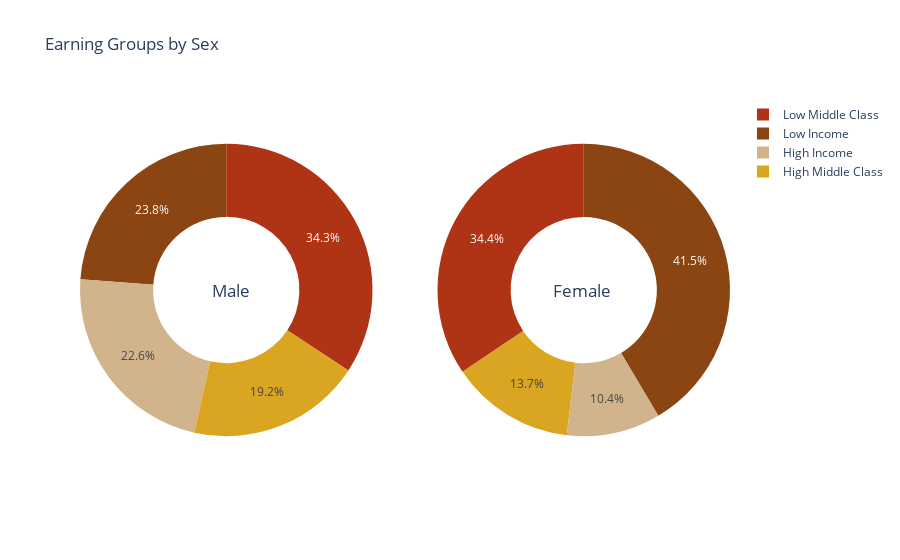

Source (notebook cell):
### Code cell
#Donut 2
## dataframe creation - for plotting
plotdfDP2 = df.groupby(["SexGrp", "EarningsGrp"], as_index=False)["TUCASEID"].count()
mdf = plotdfDP2[plotdfDP2['SexGrp'] == "M"] \
                         .sort_values(by=['EarningsGrp'])[['EarningsGrp', 'TUCASEID']]

fdf = plotdfDP2[plotdfDP2['SexGrp'] == "F"] \
                            .sort_values(by=['EarningsGrp'])[['EarningsGrp', 'TUCASEID']]

# #get unique values from the just created pandas dataframes and store them in an array
labels_male_earnings_population = mdf['EarningsGrp']
labels_female_earnings_population = fdf['EarningsGrp']

# # get all the counts from the created pandas dataframes and store them in an array
values_male_earnings_population = mdf['TUCASEID']
values_female_earnings_population = fdf['TUCASEID']
print(fdf)
## Creating two pie charts

# Create subplots: use 'domain' type for Pie subplot
fig = make_subplots(rows=1, 
                    cols=2, 
                    specs=[[{'type':'domain'}, {'type':'domain'}]])

# create an array of colors which will be custom colors to the plot
cafe_colors =  [
                'rgb(210,180,140)',
                'rgb(218,165,32)', 
                'rgb(139,69,19)',
                'rgb(175, 51, 21)', 
                'rgb(35, 36, 21)', 
                'rgb(188,143,143)'
               ]

# crate traces to specify the various properties of the first pie chart subplot
fig.add_trace(go.Pie(labels = labels_male_earnings_population,
                     values = values_male_earnings_population, 
                     name = "Male Earnings Distribution", 
                     marker_colors = cafe_colors),
               1, 1)

# crate traces to specify the various properties of the second pie chart subplot
fig.add_trace(go.Pie(labels = labels_female_earnings_population, 
                     values = values_female_earnings_population, 
                     name="Female Earnings Distribution", 
                     marker_colors = cafe_colors),
              1, 2)

# Use `hole` to create a donut-like pie chart
fig.update_traces(hole=.5, 
                  hoverinfo="value+percent+name")

#adabt layout of the chart for reability
fig.update_layout(
    title_text="Earning Groups by Sex",
    # Add annotations in the center of the donut pies.
    annotations=[dict(text = 'Male', 
                         x = 0.20, 
                         y = 0.5, 
                         font_size = 17, 
                         showarrow = False),
                 
                 dict(text = 'Female', 
                         x = 0.82, 
                         y = 0.5, 
                         font_size = 17, 
                         showarrow = False)])
fig.show()
fig.write_html("2d1.html")

### Figure 1 — Plotly figure (JSON) as saved in the notebook; plotly's stock layout.template omitted (floating-point values rounded to 4 significant figures)
{"data": [{"domain": {"x": [0, 0.45], "y": [0, 1]}, "hole": 0.5, "hoverinfo": "value+percent+name", "labels": ["High Income", "High Middle Class", "Low Income", "Low Middle Class"], "marker": {"colors": ["rgb(210,180,140)", "rgb(218,165,32)", "rgb(139,69,19)", "rgb(175, 51, 21)", "rgb(35, 36, 21)", "rgb(188,143,143)"]}, "name": "Male Earnings Distribution", "type": "pie", "values": [13553, 11519, 14265, 20504]}, {"domain": {"x": [0.55, 1], "y": [0, 1]}, "hole": 0.5, "hoverinfo": "value+percent+name", "labels": ["High Income", "High Middle Class", "Low Income", "Low Middle Class"], "marker": {"colors": ["rgb(210,180,140)", "rgb(218,165,32)", "rgb(139,69,19)", "rgb(175, 51, 21)", "rgb(35, 36, 21)", "rgb(188,143,143)"]}, "name": "Female Earnings Distribution", "type": "pie", "values": [6736, 8907, 26958, 22386]}], "layout": {"annotations": [{"font": {"size": 17}, "showarrow": false, "text": "Male", "x": 0.2, "y": 0.5}, {"font": {"size": 17}, "showarrow": false, "text": "Female", "x": 0.82, "y": 0.5}], "title": {"text": "Earning Groups by Sex"}}}
